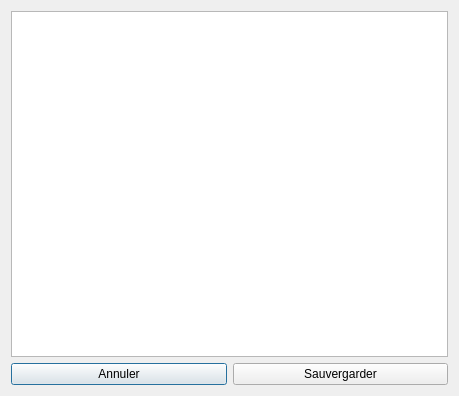
<?xml version="1.0" encoding="UTF-8"?>
<ui version="4.0">
 <class>ProgsEdit</class>
 <widget class="QDialog" name="ProgsEdit">
  <property name="geometry">
   <rect>
    <x>0</x>
    <y>0</y>
    <width>459</width>
    <height>396</height>
   </rect>
  </property>
  <property name="windowTitle">
   <string>Dialog</string>
  </property>
  <layout class="QVBoxLayout" name="verticalLayout">
   <item>
    <widget class="QPlainTextEdit" name="edit"/>
   </item>
   <item>
    <layout class="QHBoxLayout" name="horizontalLayout">
     <item>
      <widget class="QPushButton" name="cancel">
       <property name="text">
        <string>Annuler</string>
       </property>
      </widget>
     </item>
     <item>
      <widget class="QPushButton" name="save">
       <property name="text">
        <string>Sauvergarder</string>
       </property>
      </widget>
     </item>
    </layout>
   </item>
  </layout>
 </widget>
 <resources/>
 <connections/>
</ui>
